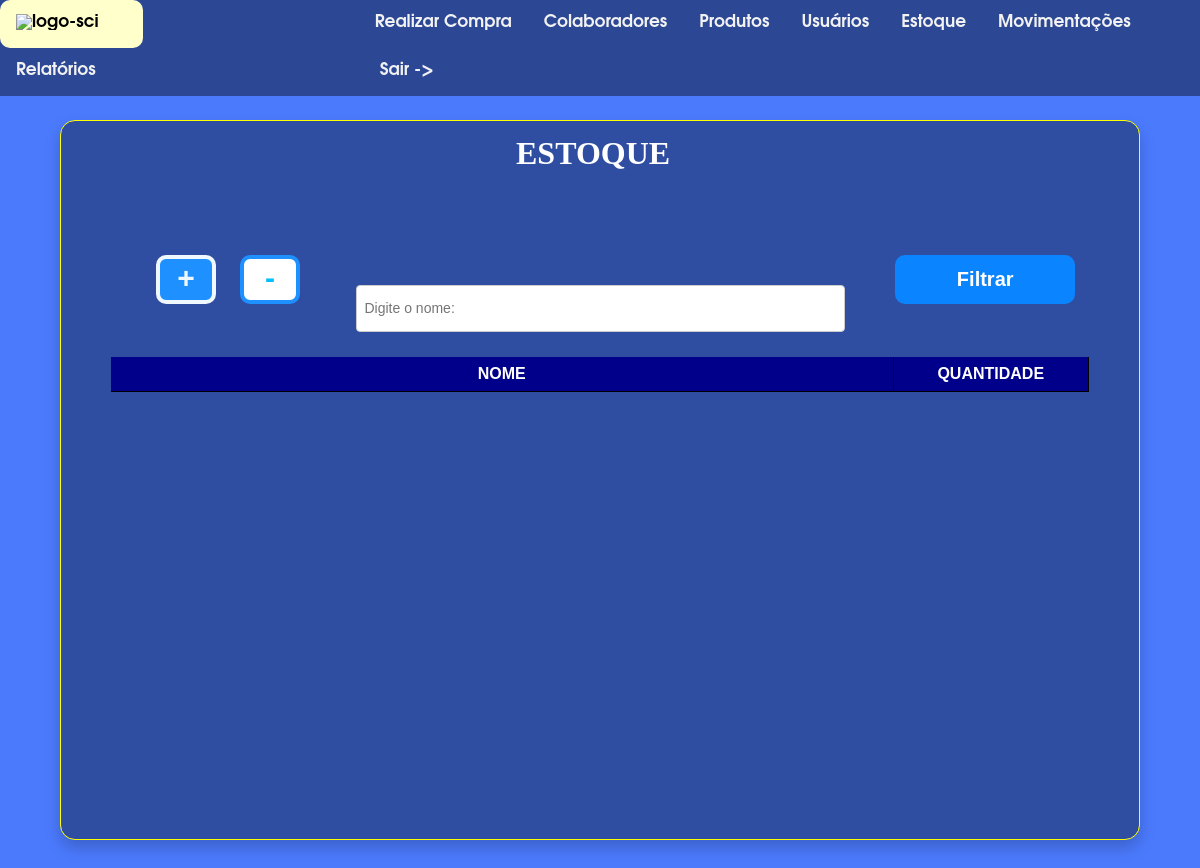
Before: /home/estoque/ (signed in) with the older database file.
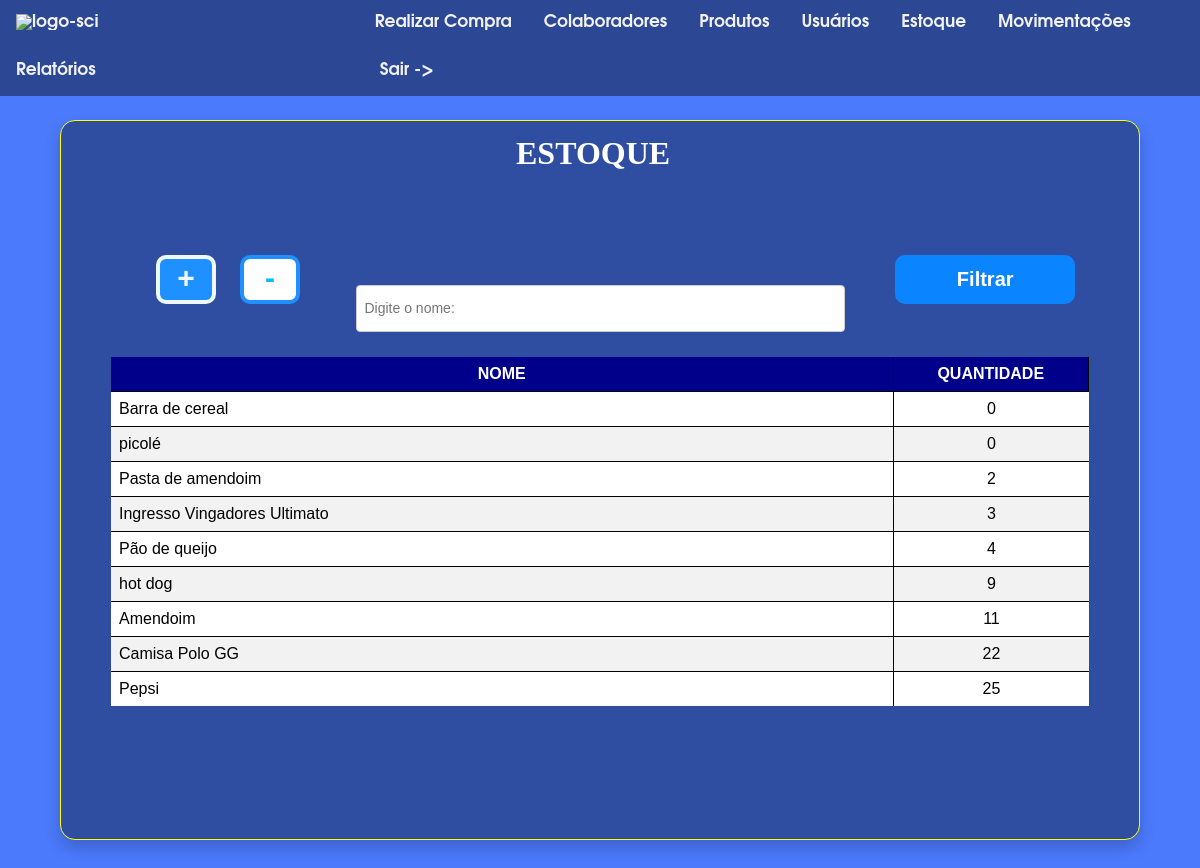
After: the same page with the newer database file.
### produtos/models.py (models this page shows, shortened)
class Produtos(models.Model):
    TIPOS_CHOICES = (
    ('Alimento', 'Alimento'),
    ('Ingresso', 'Ingresso'),
    ('Roupa','Roupa')
    )
    nome = models.CharField(max_length=50)
    cod_barras = models.IntegerField()
    preco = models.DecimalField(max_digits=200,decimal_places=2)
    tipo = models.CharField(max_length=8,choices=TIPOS_CHOICES)
    situacao = models.CharField(default="Ativo", max_length=7)

### estoque/views.py (the view)
# urls.py: path('estoque/',ListarEstoque,name='ListarEstoque'),
@login_required(login_url='Login')
def ListarEstoque(request):
    estoque = Estoque.objects.all().order_by('quantidade')
    lista_estoque = []
    for i in estoque:
        if i.produto.situacao == "Ativo":
            lista_estoque.append({'produto':i.produto,'quantidade':i.quantidade})
    paginator = Paginator(lista_estoque, 15)
    page_number = request.GET.get('page')
    page_obj = paginator.get_page(page_number)
    context = {
        'estoque':page_obj
    }
    return render(request,'estoque/estoque.html',context=context)

### templates/estoque/estoque.html (shortened to what this page needs)
{%load static%}
<!DOCTYPE html>
<html lang="en">
<head>
    <link rel="stylesheet" href="{% static 'estoque/css/estoque.css'%}">
</head>
<body>
  {% include 'navbar.html' %}
    <div class="container">
        <h1 style="z-index: 11;margin-top: 3%;left:43%">ESTOQUE</h1><br><br><br>
        <div class="search-form">
          <form action="{% url 'FiltrarEstoque' %}" method="get">
              <div class="search-container">
                  <input type="text" name="search" placeholder="Digite o nome:" id="barra_de_pesquisa" class="search-input" required>
                  <input type="submit" value="Filtrar" class="search-button" id="botao_pesquisa">
              </div>
          </form>
      </div>
      <br><br>
      <div class="tabela-scroll">
        <table class="table table-hover">
          <thead class="thead-light">
            <tr>
              <th scope="col">NOME</th>
              <th scope="col">QUANTIDADE</th>
            </tr>
          </thead>
        </table>
        <div class="tabela-corpo">
          <table class="table table-hover">
          <tbody>
              {% for produto in estoque %}
            <tr>
              <td style="text-align: left;">{{produto.produto.nome}}</td>
              <td>{{produto.quantidade}}</td>
            </tr>
            {%endfor%}
          </tbody>
        </table>
        </div>
      </div>
      <br><br><br>
      <button class="adicionar-entrada" style="display: grid;" type="button" onclick="exibirModalEntrada()" data-value="{{ produto.produto }}">
        <span style="display: flex; justify-content: center; align-items: center; height: 25%;">+</span>
      </button>
      <button class="adicionar-baixa" style="display: grid;" type="button" onclick="exibirModalBaixa()" data-value="{{ produto.produto }}">
        <span style="display: flex; justify-content: center; align-items: center; height: 25%;">-</span>
      </button>
        <br><br>
    </div>
</body>
</html>

Changed rows visible on the page:
now on this page (row edited): Produtos: produto.nome "Barra de cereal", quantidade "0"
now on this page (row edited): Produtos: produto.nome "picolé", quantidade "0"
now on this page (row edited): Produtos: produto.nome "Pasta de amendoim", quantidade "2"
now on this page (row edited): Produtos: produto.nome "Ingresso Vingadores Ultimato", quantidade "3"
now on this page (row edited): Produtos: produto.nome "Pão de queijo", quantidade "4"
now on this page (row edited): Produtos: produto.nome "hot dog", quantidade "9"
now on this page (row edited): Produtos: produto.nome "Amendoim", quantidade "11"
now on this page (row edited): Produtos: produto.nome "Camisa Polo GG", quantidade "22"
now on this page (row edited): Produtos: produto.nome "Pepsi", quantidade "25"
